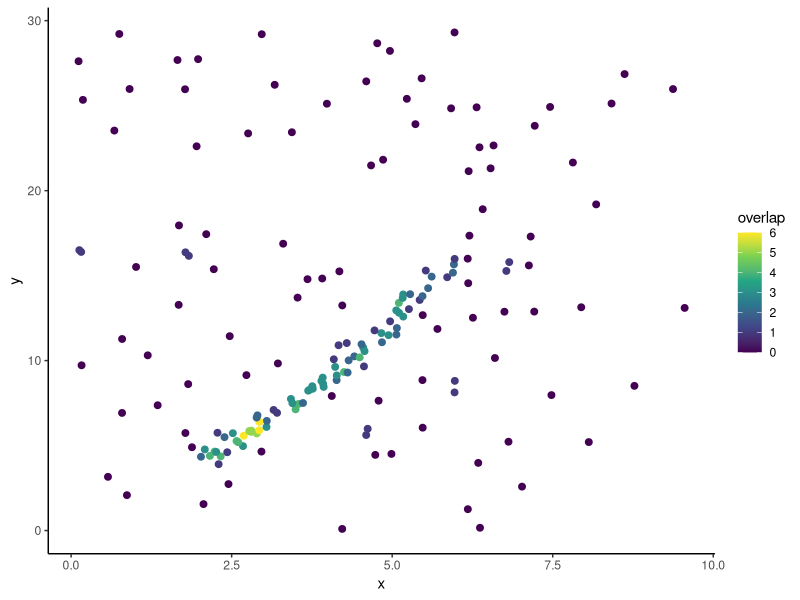
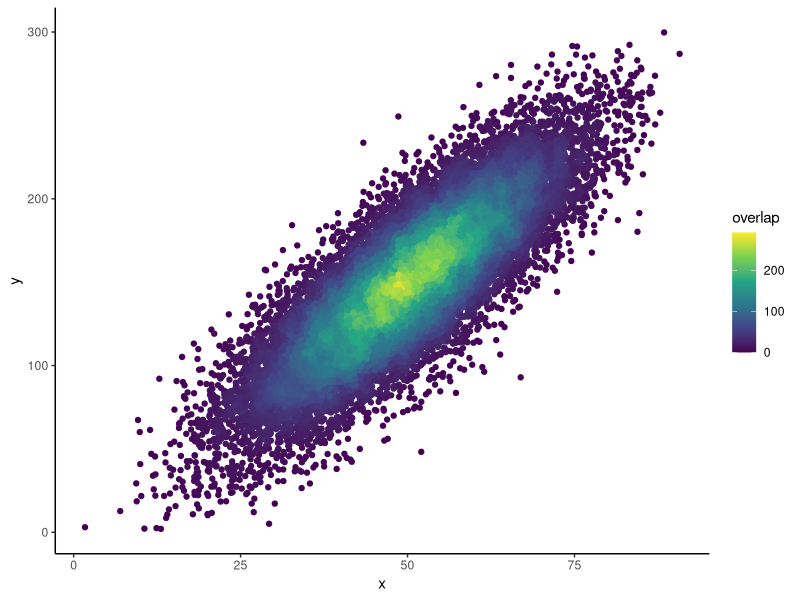
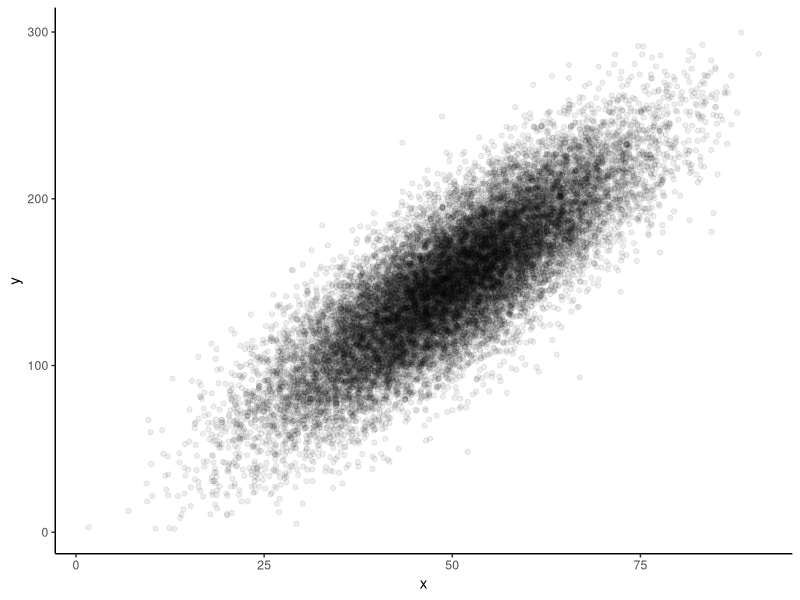
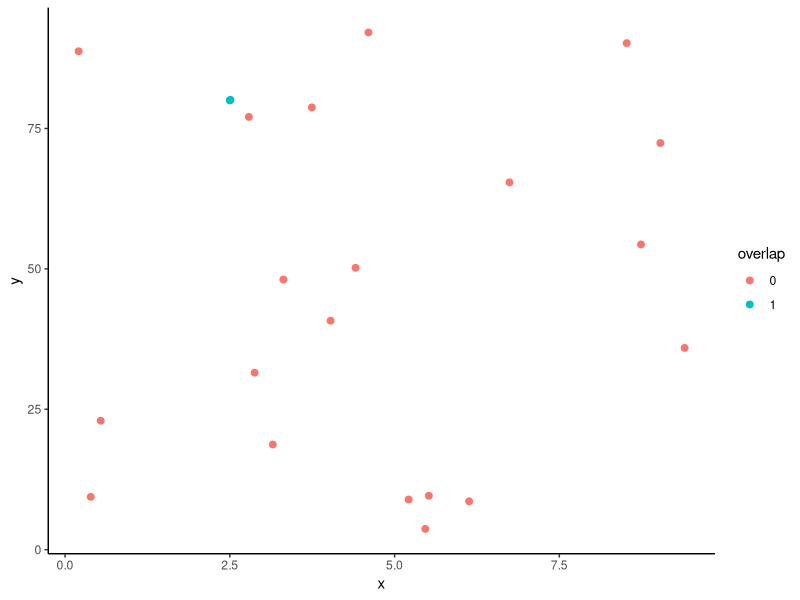
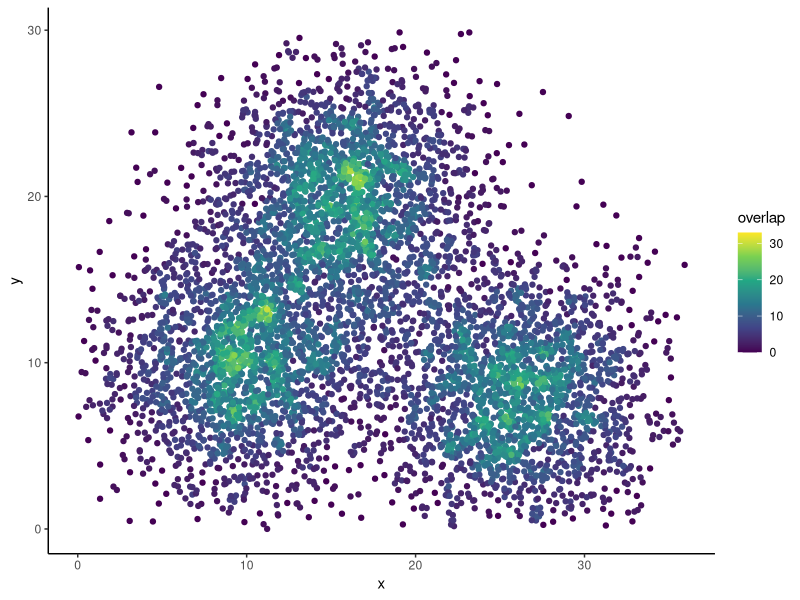

Write the R code that produced these figures, in order.
## ---- chunk 1
suppressPackageStartupMessages(library(tidyverse))
suppressPackageStartupMessages(library(spatstat.geom))

#' Get number of points overlapping each point. Width and height define the plot window that
#' will contain all points, and must be in the same units as radius. x and y coordinates will
#' be tranformed into these units to determine overlaps.
n_overlap <- function(x, y, radius, width, height) {
    n_overlap_get_counts <- function(x, y, radius) {
        # x, y, and radius must all be in the same visually scaled units
        pp <- ppp(x, y, window = owin(range(x), range(y)))
        close_pairs <- closepairs(pp, radius * 2)
        counts <- table(close_pairs$i)
        all_counts <- integer(npoints(pp))
        all_counts[as.integer(names(counts))] <- as.integer(counts)
        all_counts
    }
    xviz <- width * (x - range(x)[1]) / (range(x)[2] - range(x)[1])
    yviz <- height * (y - range(y)[1]) / (range(y)[2] - range(y)[1])
    n_overlap_get_counts(xviz, yviz, radius)
}
## ---- chunk 2
df <- tibble(x = c(runif(100, 0, 10), c(seq(2, 6, length.out = 81) + rnorm(81, 0, 0.2))),
             y = c(runif(100, 0, 30), c(seq(2, 4, length.out = 81)^2 + rnorm(81, 0, 0.2))))
df |>
    mutate(overlap = n_overlap(x, y, 1, 120, 80)) |> # |> as.factor()) |>
    ggplot(aes(x = x, y = y, color = overlap)) +
    geom_point(size = 2) +
    scale_color_viridis_c() +
    theme_classic()
## ---- chunk 3
df2 <- tibble(x = rnorm(20000, 50, 12),
              y = 3 * (x + rnorm(10000, 0, 8))) |>
    filter(x > 0, x < 100, y > 0, y < 300)
df2 |>
    mutate(overlap = n_overlap(x, y, 1, 150, 100)) |>
    ggplot(aes(x = x, y = y, color = overlap)) +
    geom_point() +
    scale_color_viridis_c() +
    theme_classic()
## ---- chunk 4
df2 |>
    ggplot(aes(x = x, y = y)) +
    geom_point(alpha = 0.07) +
    theme_classic()
## ---- chunk 5
df3 <- tibble(x = c(2.5, 2.51, runif(20, 0, 10)),
              y = c(80, 80.1, runif(20, 0, 100)))
df3 |>
    mutate(overlap = n_overlap(x, y, 1, 150, 100) |> as.factor()) |>
    ggplot(aes(x = x, y = y, color = overlap)) +
    geom_point(size = 2) +
    theme_classic()
## ---- chunk 6
df4 <- tibble(x = c(rnorm(2000, 10, 4), rnorm(2000, 16, 4), rnorm(2000, 26, 4)),
              y = c(rnorm(2000, 10, 4), rnorm(2000, 20, 4), rnorm(2000, 8, 4))) |>
    filter(x > 0, x < 36, y > 0, y < 30)
df4 |>
    mutate(overlap = n_overlap(x, y, 1, 150, 100)) |>
    ggplot(aes(x = x, y = y, color = overlap)) +
    geom_point() +
    scale_color_viridis_c() +
    theme_classic()
## ---- chunk 7
library(spatstat.geom)

#' Get number of points overlapping each point. Width and height define the plot window that
#' will contain all points, and must be in the same units as radius. x and y coordinates will
#' be tranformed into these units to determine overlaps.
n_overlap <- function(x, y, radius, width, height) {
    n_overlap_get_counts <- function(x, y, radius) {
        # x, y, and radius must all be in the same visually scaled units
        pp <- ppp(x, y, window = owin(range(x), range(y)))
        close_pairs <- closepairs(pp, radius * 2)
        counts <- table(close_pairs$i)
        all_counts <- integer(npoints(pp))
        all_counts[as.integer(names(counts))] <- as.integer(counts)
        all_counts
    }
    xviz <- width * (x - range(x)[1]) / (range(x)[2] - range(x)[1])
    yviz <- height * (y - range(y)[1]) / (range(y)[2] - range(y)[1])
    n_overlap_get_counts(xviz, yviz, radius)
}
